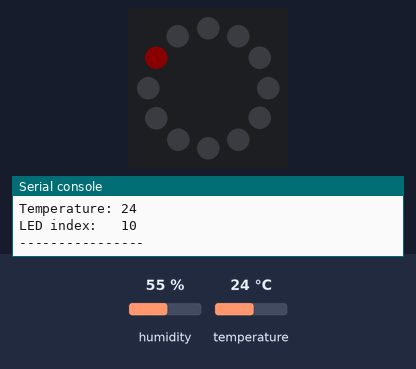
This program was run on a simulated Raspberry Pi Pico running MicroPython. On the bench: 12 RGB LEDs in a ring, first at the top, clockwise, the last lines printed to the serial console. The inputs (shaded band) are chosen by the test bench; at power-on: temperature 24 °C, humidity 55 %. Dim RGB values are drawn brighter than linear; library files of the repository ran but are not shown: dht20.py.

Above: at 1.3 s.
1.4 s: temperature set to 19 °C
At 5.9 s:
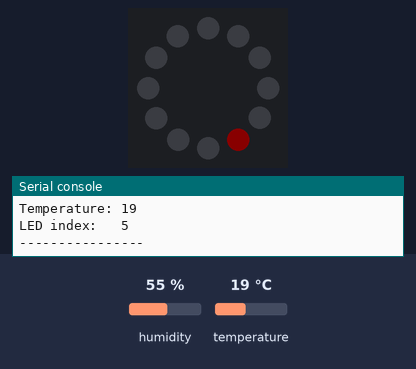
7.4 s: temperature set to 12 °C
Timing chart, 0 to 10.4 s (numbered marks = the images above; inputs shaded):
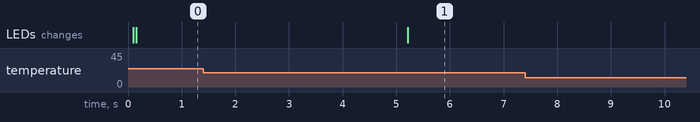

Measured:
- after the input at 1.4 s, the LEDs: change after 3.8 s (image 1)

The program:

day-9-temperature-indication-ring.py
```python
from machine import Pin, I2C
import time
from dht20 import DHT20
from neopixel import NeoPixel

# Set up I2C pins
i2c1_sda = Pin(14)
i2c1_scl = Pin(15)

# Set up I2C
i2c1 = I2C(1, sda=i2c1_sda, scl=i2c1_scl)

# Set up DHT20 device with I2C address
dht20 = DHT20(0x38, i2c1)

# Define the ring pin number (2) and number of LEDs (12)
ring = NeoPixel(Pin(2), 12)

# Create a temperature/LED dictionary for our scale
# Temperature is the key (left), LED index is the value (right)
LEDdict = {
  14: 0,
  15: 1,
  16: 2,
  17: 3,
  18: 4,
  19: 5,
  20: 6, # Top-middle LED (index 6 / LED #7) for 20°C
  21: 7,
  22: 8,
  23: 9,
  24: 10,
  25: 11,
}

while True:

    # Grab data from the sensor dictionary
    measurements = dht20.measurements

    # Create a rounded variable for the temperature
    temperature = round(measurements['t'])

    if temperature not in LEDdict:

        pass
        print("*** Out of temperature range ***")

    else:

        # Use our temperature variable with our dictionary
        # To convert it from the temperature to the LED index
        LEDindex = (LEDdict[temperature])

        # Print the temperature and index
        print("Temperature:",temperature)
        print("LED index:  ",LEDindex)
        print("----------------")

        # Clear the ring
        ring.fill((0,0,0))
        ring.write()

        ring[LEDindex] = (10,0,0) # Light the index LED
        ring.write() # Write the LED data

    # Wait 5 second before looping again
    time.sleep(5)
```
